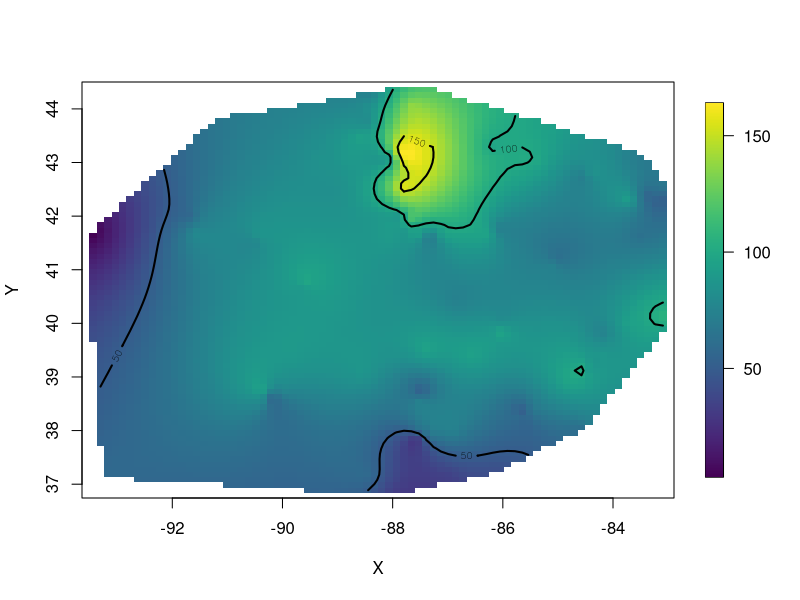
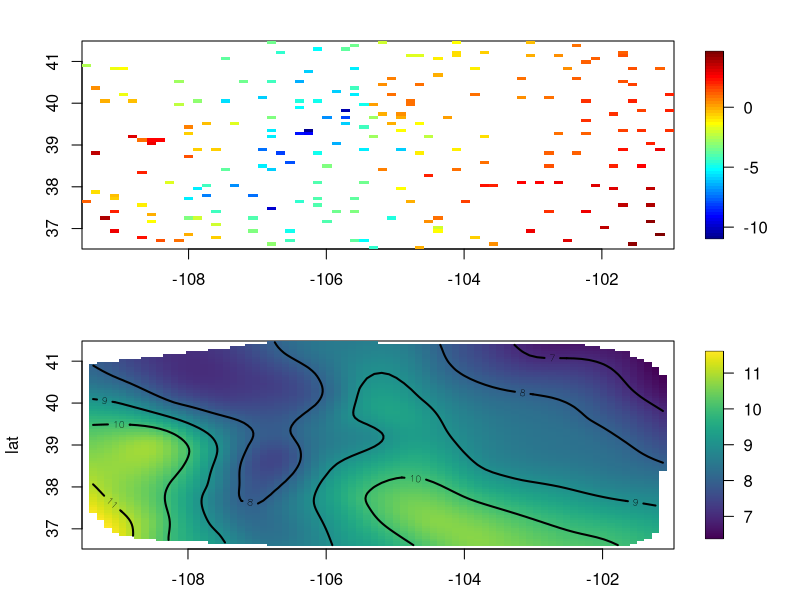

Write the R code that produced these figures, in order. (Note: this script raises an error after producing the figures.)
library(fields)


### Name: mKrig
### Title: "micro Krig" Spatial process estimate of a curve or surface,
###   "kriging" with a known covariance function.
### Aliases: mKrig predict.mKrig mKrig.coef mKrig.trace print.mKrig
###   summary.mKrig mKrigCheckXY
### Keywords: spatial

### ** Examples

#
# Midwest ozone data  'day 16' stripped of missings 
  data( ozone2)
  y<- ozone2$y[16,]
  good<- !is.na( y)
  y<-y[good]
  x<- ozone2$lon.lat[good,]
# nearly interpolate using defaults (Exponential covariance range = 2.0)
# see also mKrigMLEGrid to choose lambda by maxmimum likelihood
  out<- mKrig( x,y, theta = 2.0, lambda=.01)
  out.p<- predictSurface( out)
  surface( out.p)
#
# NOTE this should be identical to 
# Krig( x,y, theta=2.0, lambda=.01) 

##############################################################################
# an example using a "Z" covariate and the Matern family
#  again see mKrigMLEGrid to choose parameters by MLE.
data(COmonthlyMet)
yCO<- CO.tmin.MAM.climate
good<- !is.na( yCO)
yCO<-yCO[good]
xCO<- CO.loc[good,]
Z<- CO.elev[good]
out<- mKrig( xCO,yCO, Z=Z, cov.function="stationary.cov", Covariance="Matern",
                    theta=4.0, smoothness=1.0, lambda=.1)
set.panel(2,1)
# quilt.plot with elevations
quilt.plot( xCO, predict(out))
# Smooth surface without elevation linear term included
surface( out)
set.panel()

#########################################################################
# Interpolate using tapered version of the exponential, 
# the taper scale is set to 1.5 default taper covariance is the Wendland.
# Tapering will done at a scale of 1.5 relative to the scaling 
# done through the theta  passed to the covariance function.
data( ozone2)
  y<- ozone2$y[16,]
  good<- !is.na( y)
  y<-y[good]
  x<- ozone2$lon.lat[good,]
  mKrig( x,y,cov.function="stationary.taper.cov",
       theta = 2.0, lambda=.01, 
       Taper="Wendland",  Taper.args=list(theta = 1.5, k=2, dimension=2)
           ) -> out2

# Try out GCV on a grid of lambda's.
# For this small data set 
# one should really just use Krig or Tps but this is an example of
# approximate GCV that will work for much larger data sets using sparse 
# covariances and the Monte Carlo trace estimate
#
# a grid of lambdas:
  lgrid<- 10**seq(-1,1,,15) 
  GCV<- matrix( NA, 15,20)
  trA<-  matrix( NA, 15,20)
  GCV.est<- rep( NA, 15)
  eff.df<- rep( NA, 15)
  logPL<- rep( NA, 15) 
# loop over lambda's
  for(  k in 1:15){
      out<- mKrig( x,y,cov.function="stationary.taper.cov",
                    theta = 2.0, lambda=lgrid[k],
          Taper="Wendland",  Taper.args=list(theta = 1.5, k=2, dimension=2)  ) 
      GCV[k,]<- out$GCV.info
      trA[k,]<- out$trA.info
      eff.df[k]<- out$eff.df
      GCV.est[k]<- out$GCV
      logPL[k]<- out$lnProfileLike
  }
#
# plot the results different curves are for individual estimates  
# the two lines are whether one averages first the traces or the GCV criterion.
#
  par( mar=c(5,4,4,6))
  matplot( trA, GCV, type="l", col=1, lty=2,
            xlab="effective degrees of freedom", ylab="GCV")
  lines( eff.df, GCV.est, lwd=2, col=2)
  lines( eff.df, rowMeans(GCV), lwd=2)
# add exact GCV computed by Krig 
  out0<-  Krig( x,y,cov.function="stationary.taper.cov",
              theta = 2.0, 
              Taper="Wendland", Taper.args=list(theta = 1.5, k=2, dimension=2),
              spam.format=FALSE)  
  lines( out0$gcv.grid[,2:3], lwd=4, col="darkgreen")

# add profile likelihood 
  utemp<- par()$usr
  utemp[3:4] <- range( -logPL)
  par( usr=utemp)
  lines( eff.df, -logPL, lwd=2, col="blue", lty=2)
  axis( 4)
  mtext( side=4,line=3, "-ln profile likelihood", col="blue")
  title( "GCV ( green = exact) and  -ln profile likelihood", cex=2)

#########################################################################
# here is a series of examples with bigger datasets  
# using a compactly supported covariance directly

set.seed( 334)
N<- 1000
x<- matrix( 2*(runif(2*N)-.5),ncol=2)
y<- sin( 1.8*pi*x[,1])*sin( 2.5*pi*x[,2]) + rnorm( 1000)*.1
  
look2<-mKrig( x,y, cov.function="wendland.cov",k=2, theta=.2, 
            lambda=.1)

# take a look at fitted surface
predictSurface(look2)-> out.p
surface( out.p)

# this works because the number of nonzero elements within distance theta
# are less than the default maximum allocated size of the 
# sparse covariance matrix. 
#  see  options() for the default values. The names follow the convention
# spam.arg where arg is the name of the spam component 
#   e.g. spam.nearestdistnnz

# The following will give a warning for theta=.9 because 
# allocation for the  covariance matirx storage is too small. 
# Here theta controls the support of the covariance and so 
# indirectly the  number of nonzero elements in the sparse matrix

## Not run: 
##D  look2<- mKrig( x,y, cov.function="wendland.cov",k=2, theta=.9, lambda=.1)
## End(Not run)

# The warning resets the memory allocation  for the covariance matrix
# according the to values   options(spam.nearestdistnnz=c(416052,400))'
# this is inefficient becuase the preliminary pass failed. 

# the following call completes the computation in "one pass"
# without a warning and without having to reallocate more memory. 

options( spam.nearestdistnnz=c(416052,400))
  look2<- mKrig( x,y, cov.function="wendland.cov",k=2,
                    theta=.9, lambda=1e-2)
# as a check notice that 
#   print( look2)
# reports the number of nonzero elements consistent with the specifc allocation
# increase in spam.options


# new data set of 1500 locations
  set.seed( 234)
  N<- 1500
  x<- matrix( 2*(runif(2*N)-.5),ncol=2)
  y<- sin( 1.8*pi*x[,1])*sin( 2.5*pi*x[,2]) + rnorm( N)*.01

## Not run: 
##D   
##D # the following is an example of where the allocation  (for nnzR) 
##D # for the cholesky factor is too small. A warning is issued and 
##D # the allocation is increased by 25##D 
##D #
##D  look2<- mKrig( x,y, 
##D             cov.function="wendland.cov",k=2, theta=.1, lambda=1e2  )
## End(Not run)
# to avoid the warning 
 look2<-mKrig( x,y, 
            cov.function="wendland.cov", k=2, theta=.1, 
            lambda=1e2, chol.args=list(pivot=TRUE, memory=list(nnzR= 450000)))

###############################################################################
# fiting multiple data sets
#
#\dontrun{ 
  y1<- sin( 1.8*pi*x[,1])*sin( 2.5*pi*x[,2]) + rnorm( N)*.01
  y2<- sin( 1.8*pi*x[,1])*sin( 2.5*pi*x[,2]) + rnorm( N)*.01
  Y<- cbind(y1,y2)
  look3<- mKrig( x,Y,cov.function="wendland.cov",k=2, theta=.1, 
            lambda=1e2  )
# note slight difference in summary because two data sets have been fit.
  print( look3)
#}

##################################################################
# finding a good choice for theta as a taper 

# Suppose the target is a spatial prediction using roughly 50 nearest neighbors
# (tapering covariances is effective for roughly 20 or more in the situation of 
#  interpolation) see Furrer, Genton and Nychka (2006).
# take a look at a random set of 100 points to get idea of scale
# and saving  computation time by not  looking at the complete set
# of points
# NOTE: This could also be done directly using the  FNN package for finding nearest 
# neighbors
  set.seed(223)
  ind<- sample( 1:N,100)
  hold<- rdist( x[ind,], x)
  dd<- apply( hold, 1, quantile, p= 50/N )
  dguess<- max(dd)
# dguess is now a reasonable guess at finding cutoff distance for
# 50 or so neighbors
# full distance matrix excluding distances greater than dguess
  hold2<- nearest.dist( x, x, delta= dguess )
# here is trick to find the number of nonsero rows for a matrix in spam format. 
  hold3<-  diff( hold2@rowpointers)
#  min( hold3) = 43   which we declare close enough. This also counts the diagonal
# So there are a minimum of 42 nearest neighbors  ( median is 136)
# see  table( hold3) for the distribution 
# now the following will use no less than 43 - 1  nearest neighbors 
# due to the tapering. 
## Not run: 
##D   mKrig( x,y, cov.function="wendland.cov",k=2, theta=dguess, 
##D             lambda=1e2) ->  look2
## End(Not run)

###############################################################################
# use precomputed distance matrix
#
## Not run: 
##D  
##D   y1<- sin( 1.8*pi*x[,1])*sin( 2.5*pi*x[,2]) + rnorm( N)*.01
##D   y2<- sin( 1.8*pi*x[,1])*sin( 2.5*pi*x[,2]) + rnorm( N)*.01
##D   Y<- cbind(y1,y2)
##D   #precompute distance matrix in compact form
##D   distMat = rdist(x, compact=TRUE)
##D   look3<- mKrig( x,Y,cov.function="stationary.cov", theta=.1, 
##D             lambda=1e2, distMat=distMat )
##D   #precompute distance matrix in standard form
##D   distMat = rdist(x)
##D   look3<- mKrig( x,Y,cov.function="stationary.cov", theta=.1, 
##D             lambda=1e2, distMat=distMat )
## End(Not run)
